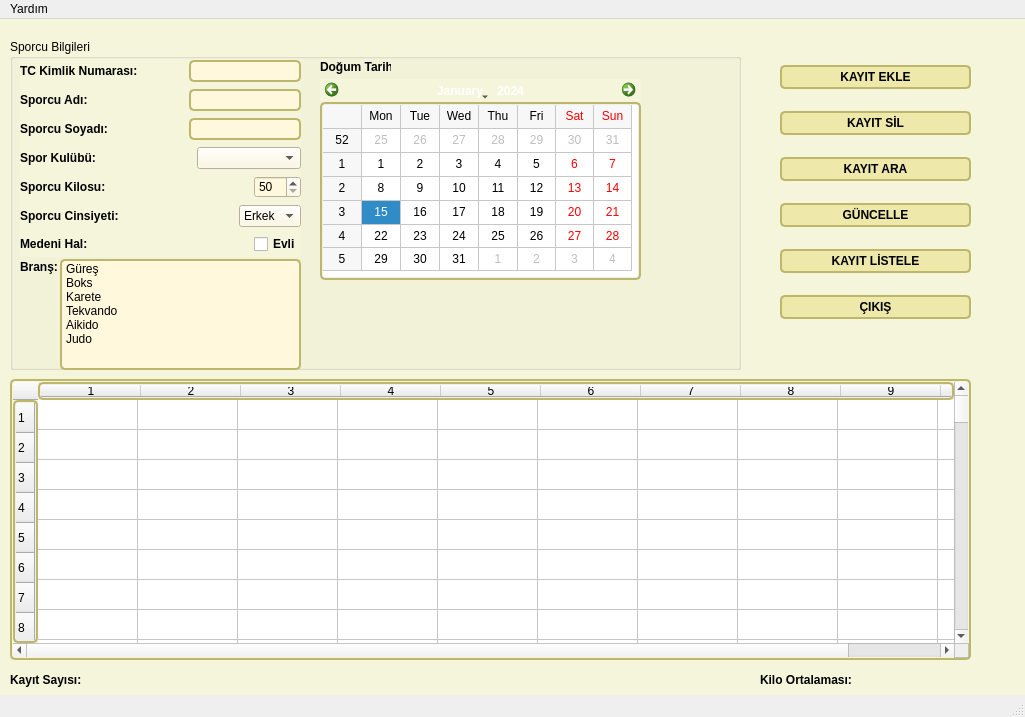
<?xml version="1.0" encoding="UTF-8"?>
<ui version="4.0">
 <class>MainWindow</class>
 <widget class="QMainWindow" name="MainWindow">
  <property name="geometry">
   <rect>
    <x>0</x>
    <y>0</y>
    <width>1025</width>
    <height>717</height>
   </rect>
  </property>
  <property name="windowTitle">
   <string>MainWindow</string>
  </property>
  <property name="styleSheet">
   <string notr="true">.QWidget {
   background-color: beige;
}

/* Nice Windows-XP-style password character. */
QLineEdit[echoMode=&quot;2&quot;] {
    lineedit-password-character: 9679;
}

/* We provide a min-width and min-height for push buttons
   so that they look elegant regardless of the width of the text. */
QPushButton {
    background-color: palegoldenrod;
    border-width: 2px;
    border-color: darkkhaki;
    border-style: solid;
    border-radius: 5;
    padding: 3px;
    min-width: 9ex;
    min-height: 2.5ex;
}

QPushButton:hover {
   background-color: khaki;
}

/* Increase the padding, so the text is shifted when the button is
   pressed. */
QPushButton:pressed {
    padding-left: 5px;
    padding-top: 5px;
    background-color: #d0d67c;
}

QLabel, QAbstractButton {
    font: bold;
}

/* Mark mandatory fields with a brownish color. */
.mandatory {
    color: brown;
}

/* Bold text on status bar looks awful. */
QStatusBar QLabel {
   font: normal;
}

QStatusBar::item {
    border-width: 1;
    border-color: darkkhaki;
    border-style: solid;
    border-radius: 2;
}

QComboBox, QLineEdit, QSpinBox, QTextEdit, QListView {
    background-color: cornsilk;
    selection-color: #0a214c; 
    selection-background-color: #C19A6B;
}

QListView {
    show-decoration-selected: 1;
}

QListView::item:hover {
    background-color: wheat;
}

/* We reserve 1 pixel space in padding. When we get the focus,
   we kill the padding and enlarge the border. This makes the items
   glow. */
QLineEdit, QFrame {
    border-width: 2px;
    padding: 1px;
    border-style: solid;
    border-color: darkkhaki;
    border-radius: 5px;
}

/* As mentioned above, eliminate the padding and increase the border. */
QLineEdit:focus, QFrame:focus {
    border-width: 3px;
    padding: 0px;
}

/* A QLabel is a QFrame ... */
QLabel {
    border: none;
    padding: 0;
    background: none;
}

/* A QToolTip is a QLabel ... */
QToolTip {
    border: 2px solid darkkhaki;
    padding: 5px;
    border-radius: 3px;
    opacity: 200;
}

/* Nice to have the background color change when hovered. */
QRadioButton:hover, QCheckBox:hover {
    background-color: wheat;
}

/* Force the dialog's buttons to follow the Windows guidelines. */
QDialogButtonBox {
    button-layout: 0;
}</string>
  </property>
  <widget class="QWidget" name="centralwidget">
   <widget class="QGroupBox" name="groupBox">
    <property name="geometry">
     <rect>
      <x>10</x>
      <y>20</y>
      <width>731</width>
      <height>331</height>
     </rect>
    </property>
    <property name="title">
     <string>Sporcu Bilgileri</string>
    </property>
    <widget class="QCalendarWidget" name="cwDTarihi">
     <property name="geometry">
      <rect>
       <x>310</x>
       <y>40</y>
       <width>321</width>
       <height>201</height>
      </rect>
     </property>
     <property name="gridVisible">
      <bool>true</bool>
     </property>
    </widget>
    <widget class="QLabel" name="label_9">
     <property name="geometry">
      <rect>
       <x>310</x>
       <y>20</y>
       <width>71</width>
       <height>16</height>
      </rect>
     </property>
     <property name="text">
      <string>Doğum Tarihi:</string>
     </property>
    </widget>
    <widget class="QLabel" name="label_8">
     <property name="geometry">
      <rect>
       <x>10</x>
       <y>220</y>
       <width>41</width>
       <height>16</height>
      </rect>
     </property>
     <property name="text">
      <string>Branş:</string>
     </property>
    </widget>
    <widget class="QListWidget" name="lwBrans">
     <property name="geometry">
      <rect>
       <x>50</x>
       <y>220</y>
       <width>241</width>
       <height>111</height>
      </rect>
     </property>
     <item>
      <property name="text">
       <string>Güreş</string>
      </property>
     </item>
     <item>
      <property name="text">
       <string>Boks</string>
      </property>
     </item>
     <item>
      <property name="text">
       <string>Karete</string>
      </property>
     </item>
     <item>
      <property name="text">
       <string>Tekvando</string>
      </property>
     </item>
     <item>
      <property name="text">
       <string>Aikido</string>
      </property>
     </item>
     <item>
      <property name="text">
       <string>Judo</string>
      </property>
     </item>
    </widget>
    <widget class="QWidget" name="layoutWidget">
     <property name="geometry">
      <rect>
       <x>10</x>
       <y>20</y>
       <width>281</width>
       <height>198</height>
      </rect>
     </property>
     <layout class="QVBoxLayout" name="verticalLayout">
      <item>
       <layout class="QHBoxLayout" name="horizontalLayout">
        <item>
         <widget class="QLabel" name="label">
          <property name="text">
           <string>TC Kimlik Numarası:</string>
          </property>
         </widget>
        </item>
        <item>
         <spacer name="horizontalSpacer">
          <property name="orientation">
           <enum>Qt::Horizontal</enum>
          </property>
          <property name="sizeHint" stdset="0">
           <size>
            <width>40</width>
            <height>20</height>
           </size>
          </property>
         </spacer>
        </item>
        <item>
         <widget class="QLineEdit" name="lneTCK">
          <property name="maxLength">
           <number>11</number>
          </property>
         </widget>
        </item>
       </layout>
      </item>
      <item>
       <layout class="QHBoxLayout" name="horizontalLayout_2">
        <item>
         <widget class="QLabel" name="label_2">
          <property name="text">
           <string>Sporcu Adı:</string>
          </property>
         </widget>
        </item>
        <item>
         <spacer name="horizontalSpacer_2">
          <property name="orientation">
           <enum>Qt::Horizontal</enum>
          </property>
          <property name="sizeHint" stdset="0">
           <size>
            <width>40</width>
            <height>20</height>
           </size>
          </property>
         </spacer>
        </item>
        <item>
         <widget class="QLineEdit" name="lneSporcuAdi"/>
        </item>
       </layout>
      </item>
      <item>
       <layout class="QHBoxLayout" name="horizontalLayout_3">
        <item>
         <widget class="QLabel" name="label_3">
          <property name="text">
           <string>Sporcu Soyadı:</string>
          </property>
         </widget>
        </item>
        <item>
         <spacer name="horizontalSpacer_3">
          <property name="orientation">
           <enum>Qt::Horizontal</enum>
          </property>
          <property name="sizeHint" stdset="0">
           <size>
            <width>40</width>
            <height>20</height>
           </size>
          </property>
         </spacer>
        </item>
        <item>
         <widget class="QLineEdit" name="lneSporcuSoyadi"/>
        </item>
       </layout>
      </item>
      <item>
       <layout class="QHBoxLayout" name="horizontalLayout_4">
        <item>
         <widget class="QLabel" name="label_4">
          <property name="text">
           <string>Spor Kulübü:</string>
          </property>
         </widget>
        </item>
        <item>
         <spacer name="horizontalSpacer_4">
          <property name="orientation">
           <enum>Qt::Horizontal</enum>
          </property>
          <property name="sizeHint" stdset="0">
           <size>
            <width>40</width>
            <height>20</height>
           </size>
          </property>
         </spacer>
        </item>
        <item>
         <widget class="QComboBox" name="cmbSporKulubu">
          <property name="currentIndex">
           <number>-1</number>
          </property>
          <item>
           <property name="text">
            <string>Galatasaray</string>
           </property>
          </item>
          <item>
           <property name="text">
            <string>Fenerbahçe</string>
           </property>
          </item>
          <item>
           <property name="text">
            <string>Beşiktaş</string>
           </property>
          </item>
          <item>
           <property name="text">
            <string>Trabzonspor</string>
           </property>
          </item>
          <item>
           <property name="text">
            <string>Eskişehirspor</string>
           </property>
          </item>
          <item>
           <property name="text">
            <string>Bursaspor</string>
           </property>
          </item>
         </widget>
        </item>
       </layout>
      </item>
      <item>
       <layout class="QHBoxLayout" name="horizontalLayout_5">
        <item>
         <widget class="QLabel" name="label_5">
          <property name="text">
           <string>Sporcu Kilosu:</string>
          </property>
         </widget>
        </item>
        <item>
         <spacer name="horizontalSpacer_5">
          <property name="orientation">
           <enum>Qt::Horizontal</enum>
          </property>
          <property name="sizeHint" stdset="0">
           <size>
            <width>40</width>
            <height>20</height>
           </size>
          </property>
         </spacer>
        </item>
        <item>
         <widget class="QSpinBox" name="spnKilo">
          <property name="minimum">
           <number>50</number>
          </property>
          <property name="maximum">
           <number>130</number>
          </property>
         </widget>
        </item>
       </layout>
      </item>
      <item>
       <layout class="QHBoxLayout" name="horizontalLayout_6">
        <item>
         <widget class="QLabel" name="label_6">
          <property name="text">
           <string>Sporcu Cinsiyeti:</string>
          </property>
         </widget>
        </item>
        <item>
         <spacer name="horizontalSpacer_6">
          <property name="orientation">
           <enum>Qt::Horizontal</enum>
          </property>
          <property name="sizeHint" stdset="0">
           <size>
            <width>40</width>
            <height>20</height>
           </size>
          </property>
         </spacer>
        </item>
        <item>
         <widget class="QComboBox" name="cmbCinsiyet">
          <item>
           <property name="text">
            <string>Erkek</string>
           </property>
          </item>
          <item>
           <property name="text">
            <string>Kadın</string>
           </property>
          </item>
         </widget>
        </item>
       </layout>
      </item>
      <item>
       <layout class="QHBoxLayout" name="horizontalLayout_7">
        <item>
         <widget class="QLabel" name="label_7">
          <property name="text">
           <string>Medeni Hal:</string>
          </property>
         </widget>
        </item>
        <item>
         <spacer name="horizontalSpacer_7">
          <property name="orientation">
           <enum>Qt::Horizontal</enum>
          </property>
          <property name="sizeHint" stdset="0">
           <size>
            <width>40</width>
            <height>20</height>
           </size>
          </property>
         </spacer>
        </item>
        <item>
         <widget class="QCheckBox" name="chkMedeniHal">
          <property name="text">
           <string>Evli</string>
          </property>
         </widget>
        </item>
       </layout>
      </item>
     </layout>
    </widget>
   </widget>
   <widget class="QTableWidget" name="tblwSporcuBilgi">
    <property name="geometry">
     <rect>
      <x>10</x>
      <y>360</y>
      <width>961</width>
      <height>281</height>
     </rect>
    </property>
    <property name="rowCount">
     <number>100</number>
    </property>
    <property name="columnCount">
     <number>10</number>
    </property>
    <row/>
    <row/>
    <row/>
    <row/>
    <row/>
    <row/>
    <row/>
    <row/>
    <row/>
    <row/>
    <row/>
    <row/>
    <row/>
    <row/>
    <row/>
    <row/>
    <row/>
    <row/>
    <row/>
    <row/>
    <row/>
    <row/>
    <row/>
    <row/>
    <row/>
    <row/>
    <row/>
    <row/>
    <row/>
    <row/>
    <row/>
    <row/>
    <row/>
    <row/>
    <row/>
    <row/>
    <row/>
    <row/>
    <row/>
    <row/>
    <row/>
    <row/>
    <row/>
    <row/>
    <row/>
    <row/>
    <row/>
    <row/>
    <row/>
    <row/>
    <row/>
    <row/>
    <row/>
    <row/>
    <row/>
    <row/>
    <row/>
    <row/>
    <row/>
    <row/>
    <row/>
    <row/>
    <row/>
    <row/>
    <row/>
    <row/>
    <row/>
    <row/>
    <row/>
    <row/>
    <row/>
    <row/>
    <row/>
    <row/>
    <row/>
    <row/>
    <row/>
    <row/>
    <row/>
    <row/>
    <row/>
    <row/>
    <row/>
    <row/>
    <row/>
    <row/>
    <row/>
    <row/>
    <row/>
    <row/>
    <row/>
    <row/>
    <row/>
    <row/>
    <row/>
    <row/>
    <row/>
    <row/>
    <row/>
    <row/>
    <column/>
    <column/>
    <column/>
    <column/>
    <column/>
    <column/>
    <column/>
    <column/>
    <column/>
    <column/>
   </widget>
   <widget class="QLabel" name="label_10">
    <property name="geometry">
     <rect>
      <x>10</x>
      <y>650</y>
      <width>91</width>
      <height>21</height>
     </rect>
    </property>
    <property name="font">
     <font>
      <weight>75</weight>
      <italic>false</italic>
      <bold>true</bold>
     </font>
    </property>
    <property name="text">
     <string>Kayıt Sayısı:</string>
    </property>
   </widget>
   <widget class="QLabel" name="lblKayitSayisi">
    <property name="geometry">
     <rect>
      <x>110</x>
      <y>650</y>
      <width>91</width>
      <height>21</height>
     </rect>
    </property>
    <property name="font">
     <font>
      <weight>75</weight>
      <italic>false</italic>
      <bold>true</bold>
     </font>
    </property>
    <property name="text">
     <string/>
    </property>
   </widget>
   <widget class="QWidget" name="layoutWidget">
    <property name="geometry">
     <rect>
      <x>780</x>
      <y>30</y>
      <width>191</width>
      <height>291</height>
     </rect>
    </property>
    <layout class="QVBoxLayout" name="verticalLayout_2">
     <item>
      <widget class="QPushButton" name="btnEkle">
       <property name="text">
        <string>KAYIT EKLE</string>
       </property>
      </widget>
     </item>
     <item>
      <widget class="QPushButton" name="btnSil">
       <property name="text">
        <string>KAYIT SİL</string>
       </property>
      </widget>
     </item>
     <item>
      <widget class="QPushButton" name="btnAra">
       <property name="text">
        <string>KAYIT ARA</string>
       </property>
      </widget>
     </item>
     <item>
      <widget class="QPushButton" name="btnGuncelle">
       <property name="text">
        <string>GÜNCELLE</string>
       </property>
      </widget>
     </item>
     <item>
      <widget class="QPushButton" name="btnListele">
       <property name="text">
        <string>KAYIT LİSTELE</string>
       </property>
      </widget>
     </item>
     <item>
      <widget class="QPushButton" name="btnCikis">
       <property name="text">
        <string>ÇIKIŞ</string>
       </property>
      </widget>
     </item>
    </layout>
   </widget>
   <widget class="QLabel" name="label_11">
    <property name="geometry">
     <rect>
      <x>760</x>
      <y>650</y>
      <width>91</width>
      <height>21</height>
     </rect>
    </property>
    <property name="font">
     <font>
      <weight>75</weight>
      <italic>false</italic>
      <bold>true</bold>
     </font>
    </property>
    <property name="text">
     <string>Kilo Ortalaması:</string>
    </property>
   </widget>
   <widget class="QLabel" name="lblOrtKilo">
    <property name="geometry">
     <rect>
      <x>860</x>
      <y>650</y>
      <width>91</width>
      <height>21</height>
     </rect>
    </property>
    <property name="font">
     <font>
      <weight>75</weight>
      <italic>false</italic>
      <bold>true</bold>
     </font>
    </property>
    <property name="text">
     <string/>
    </property>
   </widget>
  </widget>
  <widget class="QMenuBar" name="menubar">
   <property name="geometry">
    <rect>
     <x>0</x>
     <y>0</y>
     <width>1025</width>
     <height>21</height>
    </rect>
   </property>
   <widget class="QMenu" name="menuYard_m">
    <property name="title">
     <string>Yardım</string>
    </property>
    <addaction name="menuHakkinda"/>
   </widget>
   <addaction name="menuYard_m"/>
  </widget>
  <widget class="QStatusBar" name="statusbar"/>
  <action name="menuHakkinda">
   <property name="text">
    <string>Hakkında</string>
   </property>
  </action>
 </widget>
 <resources/>
 <connections/>
</ui>
